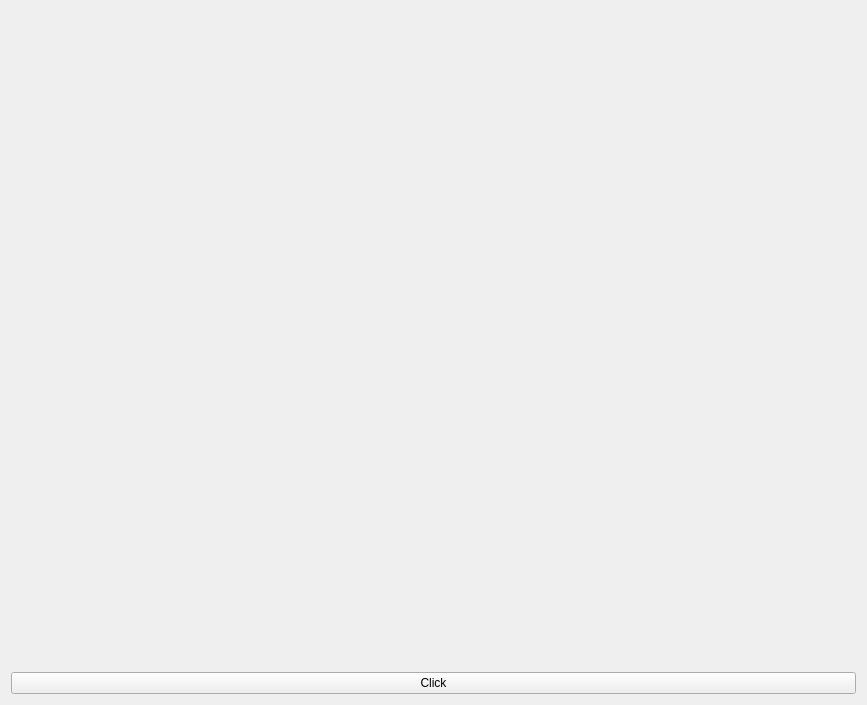
<?xml version="1.0" encoding="UTF-8"?>
<ui version="4.0">
 <class>Form</class>
 <widget class="QWidget" name="Form">
  <property name="geometry">
   <rect>
    <x>0</x>
    <y>0</y>
    <width>867</width>
    <height>705</height>
   </rect>
  </property>
  <property name="windowTitle">
   <string>Form</string>
  </property>
  <layout class="QGridLayout" name="gridLayout_2">
   <item row="0" column="0">
    <layout class="QGridLayout" name="gridLayout">
     <item row="1" column="0">
      <widget class="QPushButton" name="pushButton">
       <property name="text">
        <string>Click</string>
       </property>
      </widget>
     </item>
     <item row="0" column="0">
      <widget class="QLabel" name="label">
       <property name="text">
        <string/>
       </property>
       <property name="alignment">
        <set>Qt::AlignCenter</set>
       </property>
      </widget>
     </item>
    </layout>
   </item>
  </layout>
 </widget>
 <resources/>
 <connections/>
</ui>
